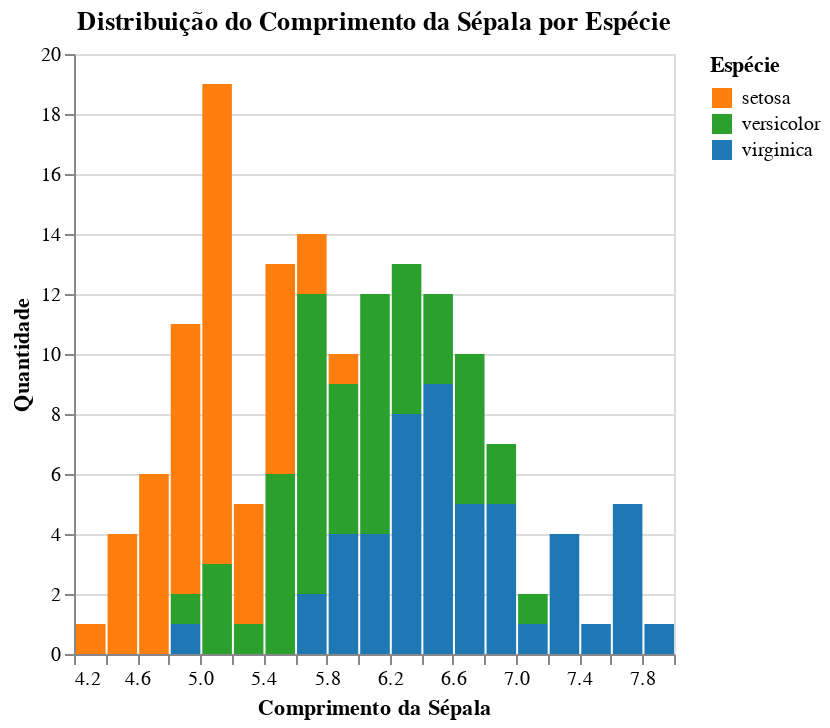
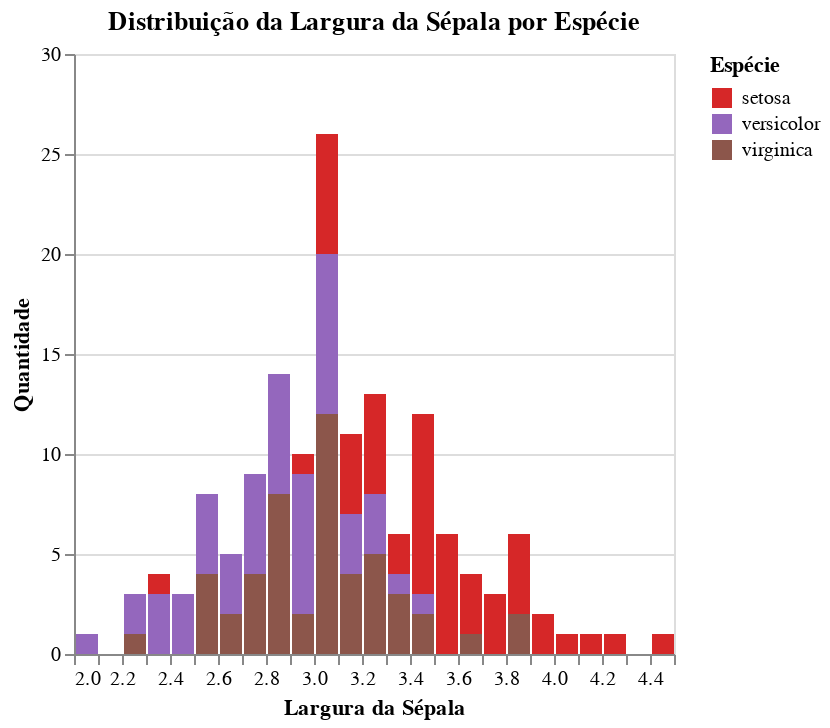
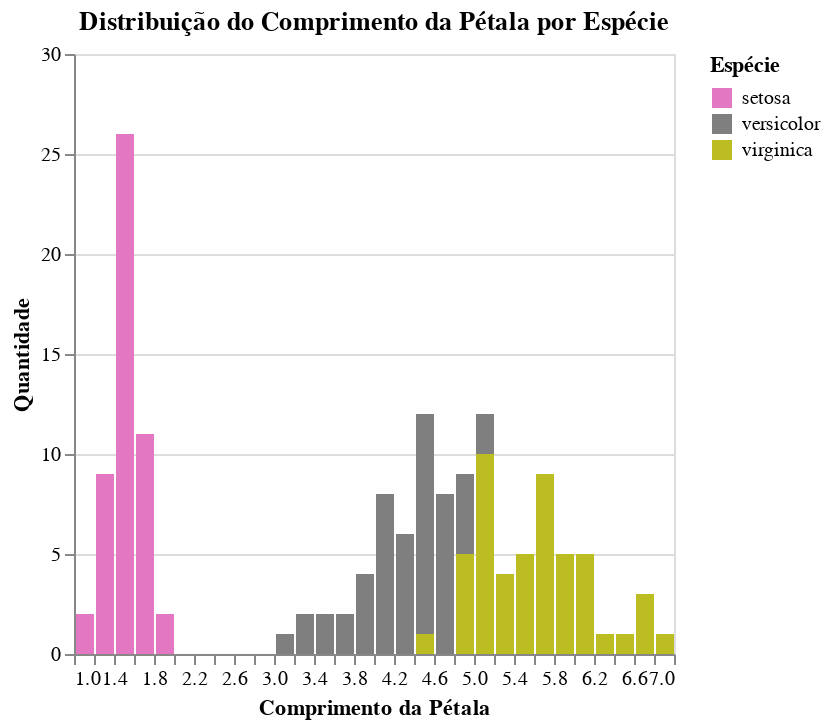
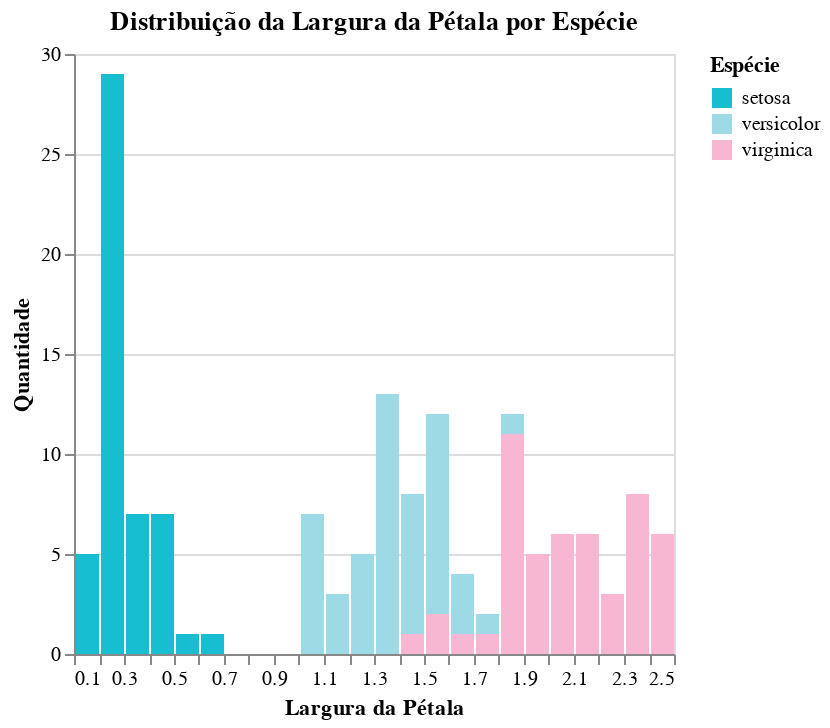

The notebook cell these images were saved under, in order:
### Code cell
graf1 = alt.Chart(df).mark_bar().encode(
    x=alt.X('sepalLength:Q', bin=alt.Bin(maxbins=30), title='Comprimento da Sépala'),
    y=alt.Y('count():Q', title='Quantidade', scale=alt.Scale(domain=[0, 20])),
    color=alt.Color('species:N', title='Espécie', scale=alt.Scale(domain=['setosa', 'versicolor', 'virginica'], range=['#ff7f0e', '#2ca02c', '#1f77b4'])),
    tooltip=[alt.Tooltip('species:N', title='Espécie'), alt.Tooltip('count():Q', title='Quantidade')]
).properties(
    title="Distribuição do Comprimento da Sépala por Espécie"
)

graf2 = alt.Chart(df).mark_bar().encode(
    x=alt.X('sepalWidth:Q', bin=alt.Bin(maxbins=30), title='Largura da Sépala'),
    y=alt.Y('count():Q', title='Quantidade', scale=alt.Scale(domain=[0, 30])),
    color=alt.Color('species:N', title='Espécie', scale=alt.Scale(domain=['setosa', 'versicolor', 'virginica'], range=['#d62728', '#9467bd', '#8c564b'])),
    tooltip=[alt.Tooltip('species:N', title='Espécie'), alt.Tooltip('count():Q', title='Quantidade')]
).properties(
    title="Distribuição da Largura da Sépala por Espécie"
)

graf3 = alt.Chart(df).mark_bar().encode(
    x=alt.X('petalLength:Q', bin=alt.Bin(maxbins=30), title='Comprimento da Pétala'),
    y=alt.Y('count():Q', title='Quantidade', scale=alt.Scale(domain=[0, 30])),
    color=alt.Color('species:N', title='Espécie', scale=alt.Scale(domain=['setosa', 'versicolor', 'virginica'], range=['#e377c2', '#7f7f7f', '#bcbd22'])),
    tooltip=[alt.Tooltip('species:N', title='Espécie'), alt.Tooltip('count():Q', title='Quantidade')]
).properties(
    title="Distribuição do Comprimento da Pétala por Espécie"
)

graf4 = alt.Chart(df).mark_bar().encode(
    x=alt.X('petalWidth:Q', bin=alt.Bin(maxbins=30), title='Largura da Pétala'),
    y=alt.Y('count():Q', title='Quantidade', scale=alt.Scale(domain=[0, 30])),
    color=alt.Color('species:N', title='Espécie', scale=alt.Scale(domain=['setosa', 'versicolor', 'virginica'], range=['#17becf', '#9edae5', '#f7b6d2'])),
    tooltip=[alt.Tooltip('species:N', title='Espécie'), alt.Tooltip('count():Q', title='Quantidade')]
).properties(
    title="Distribuição da Largura da Pétala por Espécie"
)

graf1.show()
graf2.show()
graf3.show()
graf4.show()

### Figure 1 — Vega-Lite specification as saved in the notebook (floating-point values rounded to 4 significant figures; data arrays with more than 128 entries replaced by an {"elided": "..."} marker saying what was removed)
{"config": {"view": {"continuousWidth": 300, "continuousHeight": 300}}, "data": {"name": "data-5492ad92962bad06c6c3f4c2fd78919a"}, "mark": {"type": "bar"}, "encoding": {"color": {"field": "species", "scale": {"domain": ["setosa", "versicolor", "virginica"], "range": ["#ff7f0e", "#2ca02c", "#1f77b4"]}, "title": "Espécie", "type": "nominal"}, "tooltip": [{"field": "species", "title": "Espécie", "type": "nominal"}, {"aggregate": "count", "title": "Quantidade", "type": "quantitative"}], "x": {"bin": {"maxbins": 30}, "field": "sepalLength", "title": "Comprimento da Sépala", "type": "quantitative"}, "y": {"aggregate": "count", "scale": {"domain": [0, 20]}, "title": "Quantidade", "type": "quantitative"}}, "title": "Distribuição do Comprimento da Sépala por Espécie", "$schema": "https://vega.github.io/schema/vega-lite/v5.20.1.json", "datasets": {"data-5492ad92962bad06c6c3f4c2fd78919a": {"elided": "150 records"}}}

### Figure 2 — Vega-Lite specification as saved in the notebook (floating-point values rounded to 4 significant figures; data arrays with more than 128 entries replaced by an {"elided": "..."} marker saying what was removed)
{"config": {"view": {"continuousWidth": 300, "continuousHeight": 300}}, "data": {"name": "data-5492ad92962bad06c6c3f4c2fd78919a"}, "mark": {"type": "bar"}, "encoding": {"color": {"field": "species", "scale": {"domain": ["setosa", "versicolor", "virginica"], "range": ["#d62728", "#9467bd", "#8c564b"]}, "title": "Espécie", "type": "nominal"}, "tooltip": [{"field": "species", "title": "Espécie", "type": "nominal"}, {"aggregate": "count", "title": "Quantidade", "type": "quantitative"}], "x": {"bin": {"maxbins": 30}, "field": "sepalWidth", "title": "Largura da Sépala", "type": "quantitative"}, "y": {"aggregate": "count", "scale": {"domain": [0, 30]}, "title": "Quantidade", "type": "quantitative"}}, "title": "Distribuição da Largura da Sépala por Espécie", "$schema": "https://vega.github.io/schema/vega-lite/v5.20.1.json", "datasets": {"data-5492ad92962bad06c6c3f4c2fd78919a": {"elided": "150 records"}}}

### Figure 3 — Vega-Lite specification as saved in the notebook (floating-point values rounded to 4 significant figures; data arrays with more than 128 entries replaced by an {"elided": "..."} marker saying what was removed)
{"config": {"view": {"continuousWidth": 300, "continuousHeight": 300}}, "data": {"name": "data-5492ad92962bad06c6c3f4c2fd78919a"}, "mark": {"type": "bar"}, "encoding": {"color": {"field": "species", "scale": {"domain": ["setosa", "versicolor", "virginica"], "range": ["#e377c2", "#7f7f7f", "#bcbd22"]}, "title": "Espécie", "type": "nominal"}, "tooltip": [{"field": "species", "title": "Espécie", "type": "nominal"}, {"aggregate": "count", "title": "Quantidade", "type": "quantitative"}], "x": {"bin": {"maxbins": 30}, "field": "petalLength", "title": "Comprimento da Pétala", "type": "quantitative"}, "y": {"aggregate": "count", "scale": {"domain": [0, 30]}, "title": "Quantidade", "type": "quantitative"}}, "title": "Distribuição do Comprimento da Pétala por Espécie", "$schema": "https://vega.github.io/schema/vega-lite/v5.20.1.json", "datasets": {"data-5492ad92962bad06c6c3f4c2fd78919a": {"elided": "150 records"}}}

### Figure 4 — Vega-Lite specification as saved in the notebook (floating-point values rounded to 4 significant figures; data arrays with more than 128 entries replaced by an {"elided": "..."} marker saying what was removed)
{"config": {"view": {"continuousWidth": 300, "continuousHeight": 300}}, "data": {"name": "data-5492ad92962bad06c6c3f4c2fd78919a"}, "mark": {"type": "bar"}, "encoding": {"color": {"field": "species", "scale": {"domain": ["setosa", "versicolor", "virginica"], "range": ["#17becf", "#9edae5", "#f7b6d2"]}, "title": "Espécie", "type": "nominal"}, "tooltip": [{"field": "species", "title": "Espécie", "type": "nominal"}, {"aggregate": "count", "title": "Quantidade", "type": "quantitative"}], "x": {"bin": {"maxbins": 30}, "field": "petalWidth", "title": "Largura da Pétala", "type": "quantitative"}, "y": {"aggregate": "count", "scale": {"domain": [0, 30]}, "title": "Quantidade", "type": "quantitative"}}, "title": "Distribuição da Largura da Pétala por Espécie", "$schema": "https://vega.github.io/schema/vega-lite/v5.20.1.json", "datasets": {"data-5492ad92962bad06c6c3f4c2fd78919a": {"elided": "150 records"}}}
